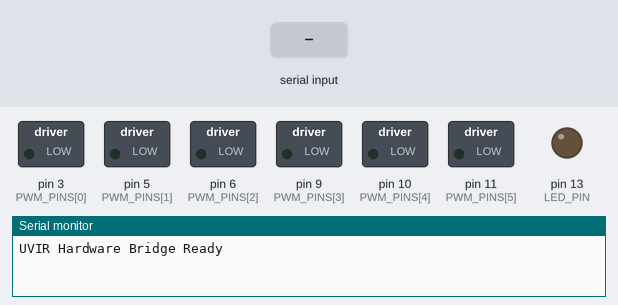
A sketch run on a simulated Arduino Uno, built with avr-gcc and run on an emulated ATmega328P. Shown: switched loads named in the sketch (green lamp = pin HIGH), output pins drawn as LEDs (lit = HIGH), the last lines printed to the serial monitor. Inputs (shaded band) come from the test bench.

Above: at 2.4 s.
2.5 s: "PWM:13:255\n" received over Serial
At 3.7 s:
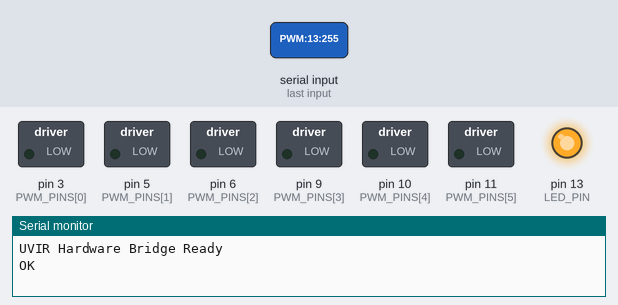
4.0 s: "PING:1\n" received over Serial
5.5 s: "STATUS:1\n" received over Serial
Timing chart, 0 to 8.5 s (numbered marks = the images above; inputs shaded):
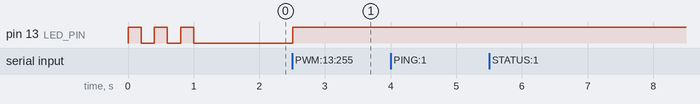

The sketch:

arduino_pwm_uvir.ino
```cpp
/*
 * UVIR Hardware Bridge - Arduino PWM Controller
 * Compatible with UVIR 1.0 Server serial_pwm tool
 *
 * This sketch receives PWM commands via serial and controls LEDs/devices.
 * Command format: PWM:pin:value
 * Example: PWM:13:128 sets pin 13 to 50% brightness (128/255)
 *
 * Hardware Setup:
 * - LED + 220Ω resistor on pin 13 (built-in LED works too)
 * - Connect Arduino to computer via USB
 * - Note the serial port (e.g., /dev/ttyUSB0 or COM3)
 *
 * Compatible with: Arduino Uno, Nano, Mega, ESP32, ESP8266
 */

// Pin configuration
const int LED_PIN = 13;            // Main LED pin (built-in LED)
const int PWM_PINS[] = {3, 5, 6, 9, 10, 11, 13}; // Valid PWM pins
const int NUM_PWM_PINS = 7;
const int BAUD_RATE = 9600;

void setup() {
  // Initialize serial communication
  Serial.begin(BAUD_RATE);

  // Initialize PWM pins as outputs
  for (int i = 0; i < NUM_PWM_PINS; i++) {
    pinMode(PWM_PINS[i], OUTPUT);
    analogWrite(PWM_PINS[i], 0); // Start with all LEDs off
  }

  // Startup sequence - flash built-in LED to show ready
  for (int i = 0; i < 3; i++) {
    digitalWrite(LED_PIN, HIGH);
    delay(200);
    digitalWrite(LED_PIN, LOW);
    delay(200);
  }

  // Send ready signal
  Serial.println("UVIR Hardware Bridge Ready");
  Serial.flush();
}

void loop() {
  // Check for incoming serial commands
  if (Serial.available() > 0) {
    String command = Serial.readStringUntil('\n');
    command.trim(); // Remove any whitespace

    // Process the command
    if (command.startsWith("PWM:")) {
      handlePWMCommand(command);
    } else if (command.startsWith("PING")) {
      Serial.println("PONG");
    } else if (command.startsWith("STATUS")) {
      sendStatus();
    } else if (command.startsWith("RESET")) {
      resetAllPins();
    } else if (command.length() > 0) {
      Serial.println("ERROR: Unknown command");
    }

    Serial.flush(); // Ensure response is sent immediately
  }
}

void handlePWMCommand(String command) {
  // Parse PWM:pin:value format
  int firstColon = command.indexOf(':');
  int secondColon = command.lastIndexOf(':');

  if (firstColon == -1 || secondColon == -1 || firstColon == secondColon) {
    Serial.println("ERROR: Invalid format. Use PWM:pin:value");
    return;
  }

  // Extract pin and value
  String pinStr = command.substring(firstColon + 1, secondColon);
  String valueStr = command.substring(secondColon + 1);

  int pin = pinStr.toInt();
  int value = valueStr.toInt();

  // Validate pin
  if (!isValidPWMPin(pin)) {
    Serial.println("ERROR: Invalid pin. Use pins 3,5,6,9,10,11,13");
    return;
  }

  // Validate value (0-255 for PWM)
  if (value < 0 || value > 255) {
    Serial.println("ERROR: Invalid value. Use 0-255");
    return;
  }

  // Execute PWM command
  analogWrite(pin, value);

  // Send success response
  Serial.println("OK");

  // Optional debug output (uncomment for debugging)
  // Serial.print("DEBUG: Pin ");
  // Serial.print(pin);
  // Serial.print(" set to ");
  // Serial.println(value);
}

bool isValidPWMPin(int pin) {
  // Check if pin is in the list of valid PWM pins
  for (int i = 0; i < NUM_PWM_PINS; i++) {
    if (PWM_PINS[i] == pin) {
      return true;
    }
  }
  return false;
}

void sendStatus() {
  Serial.println("UVIR Bridge Status:");
  Serial.print("- Valid PWM pins: ");
  for (int i = 0; i < NUM_PWM_PINS; i++) {
    Serial.print(PWM_PINS[i]);
    if (i < NUM_PWM_PINS - 1) Serial.print(",");
  }
  Serial.println();
  Serial.println("- Commands: PWM:pin:value, PING, STATUS, RESET");
  Serial.println("- Ready for UVIR control");
}

void resetAllPins() {
  // Turn off all PWM pins
  for (int i = 0; i < NUM_PWM_PINS; i++) {
    analogWrite(PWM_PINS[i], 0);
  }
  Serial.println("OK: All pins reset to 0");
}

// Optional: Advanced features for future expansion

void handleRGBCommand(String command) {
  // Future: Handle RGB:red:green:blue commands
  // For controlling RGB LEDs on pins 3,5,6 for example
}

void handleServoCommand(String command) {
  // Future: Handle SERVO:pin:angle commands
  // For controlling servo motors
}

void readSensors() {
  // Future: Read analog sensors and send data back to UVIR
  // Format: SENSOR:pin:value
}

/*
 * Example usage from UVIR server:
 *
 * 1. Connect LED to pin 13 with 220Ω resistor
 * 2. Upload this sketch to Arduino
 * 3. Note the serial port (e.g., COM3 on Windows, /dev/ttyUSB0 on Linux)
 * 4. Set environment variable: export SERIAL_PORT="/dev/ttyUSB0"
 * 5. Start UVIR server: python uvir_server.py
 * 6. Open frontend and try: "Set LED on pin 13 to value 128"
 *
 * Expected behavior:
 * - LED dims to 50% brightness (128/255)
 * - Serial monitor shows: OK
 * - UVIR frontend shows success message
 *
 * Troubleshooting:
 * - Check serial port permissions: sudo usermod -a -G dialout $USER
 * - Verify Arduino is connected and sketch uploaded
 * - Test manually: Send "PWM:13:255" in Serial Monitor
 * - Check UVIR server logs for serial communication errors
 */
```

Measured:
- after the input at 2.5 s, pin 13 (LED_PIN): LOW → HIGH at once
